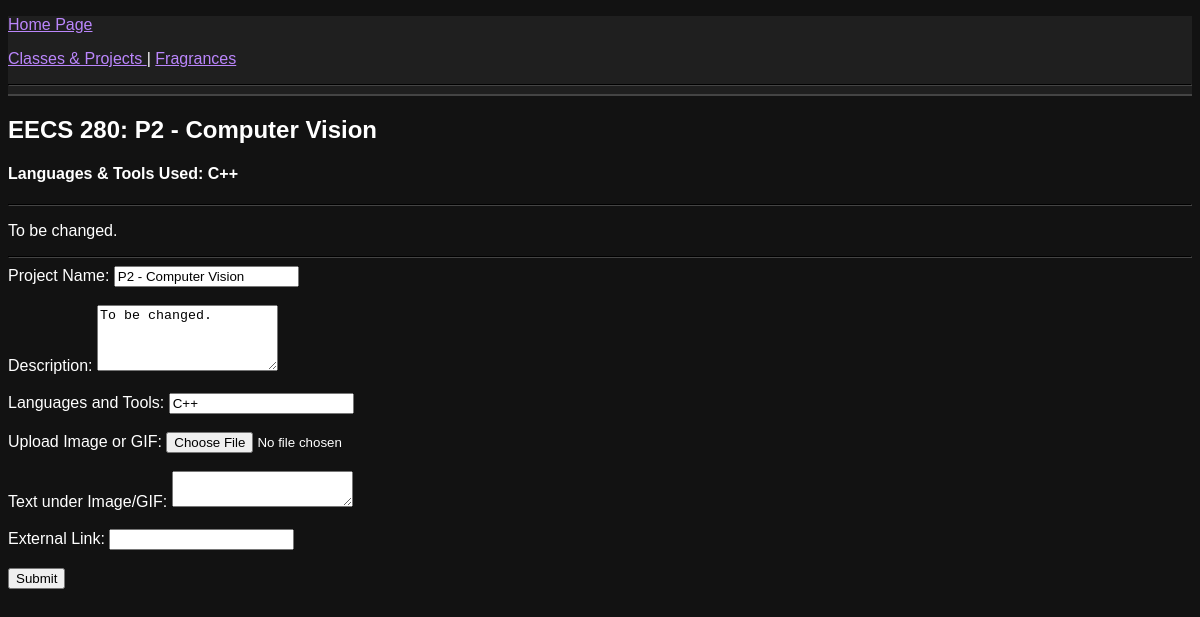
/classes/280-2/, run on the app's committed database.
### tables this page shows
CREATE TABLE projects
(
    project_id VARCHAR(10) NOT NULL,
    project_name VARCHAR(64) NOT NULL,
    text VARCHAR(1024) NOT NULL,
    languages_and_tools VARCHAR(64) NOT NULL,
    class_code VARCHAR(22),

	PRIMARY KEY (project_id),
    FOREIGN KEY (class_code) REFERENCES classes(class_code) ON DELETE CASCADE
);

### mywebsite/views/projects.py (the view, shortened to what this page needs)
@mywebsite.app.route('/classes/<project_id_slug>/', methods=['GET', 'POST'])
def show_project(project_id_slug):
    connection = mywebsite.model.get_db()
    is_admin = True
    if 'username' in session:
        is_admin = True
    cur = connection.execute(
        "SELECT * FROM projects WHERE project_id = ?",
        (project_id_slug, )
    )
    project_data = cur.fetchone()  # Fetch one record matching the project_id_slug
    context = {"is_admin": is_admin, "project_data": project_data}
    return render_template("project.html", **context)

### mywebsite/model.py (called while the page is built)
def dict_factory(cursor, row):
    return {col[0]: row[idx] for idx, col in enumerate(cursor.description)}

def get_db():
    if 'sqlite_db' not in flask.g:
        db_filename = mywebsite.app.config['DATABASE_FILENAME']
        flask.g.sqlite_db = sqlite3.connect(str(db_filename))
        flask.g.sqlite_db.row_factory = dict_factory
        flask.g.sqlite_db.execute("PRAGMA foreign_keys = ON")
    return flask.g.sqlite_db

### mywebsite/templates/project.html (shortened to what this page needs)
<!DOCTYPE html>
<html lang="en">
<head>
    <link rel="stylesheet" href="{{ url_for('static', filename='style.css') }}">
</head>
<body class="dark-mode">
    <header>
        <nav>
            <div class="container">
                <p style="display: flex; align-items:center" >
                    <a href="/"> Home Page </a>
                </p>
                <p>
                    <a href="/classes/"> Classes & Projects </a>
                    |
                    <a href="/fragrances/"> Fragrances </a>
                </p>
            </div>
            <hr>
        </nav>
    </header>
    <section>
        <h1> {{ project_data.class_code }}: {{ project_data.project_name }} </h1>
        <h4> Languages & Tools Used: {{ project_data.languages_and_tools }}</h4>
        <hr>
        <p> {{ project_data.text }}</p>
    </section>
    {% if is_admin %}
    <hr>
    <form action="{{ url_for('show_project', project_id_slug=project_data['project_id']) }}" method="post" enctype="multipart/form-data">
        <label for="project_name">Project Name:</label>
        <input type="text" id="project_name" name="project_name" value="{{ project_data['project_name'] }}"/><br><br>
        <label for="text">Description:</label>
        <textarea id="text" name="text" rows="4">{{ project_data['text'] }}</textarea><br><br>
        <label for="languages_and_tools">Languages and Tools:</label>
        <input type="text" id="languages_and_tools" name="languages_and_tools" value="{{ project_data['languages_and_tools'] }}"/><br><br>
        <label for="image">Upload Image or GIF:</label>
        <input type="file" id="image" name="image" accept="image/*"/><br><br>
        <label for="image_text">Text under Image/GIF:</label>
        <textarea id="image_text" name="image_text" rows="2">{{ project_data['image_text'] }}</textarea><br><br>
        <label for="external_link">External Link:</label>
        <input type="url" id="external_link" name="external_link" value="{{ project_data['external_link'] }}"/><br><br>
        <input type="submit" name="update" value="Submit"/>
    </form>
    {% endif %}
</body>
</html>

### mywebsite/static/style.css (style rules this page uses)
body.dark-mode { background-color: #121212; color: #ffffff; font-family: 'Montserrat', sans-serif; }
header, nav { background-color: #1f1f1f; border-bottom: 1px solid #444444; }
a { color: #bb86fc; }
hr { border-color: #444444; }

### data on the page
projects: class_code "EECS 280", project_name "P2 - Computer Vision", languages_and_tools "C++", text "To be changed."
